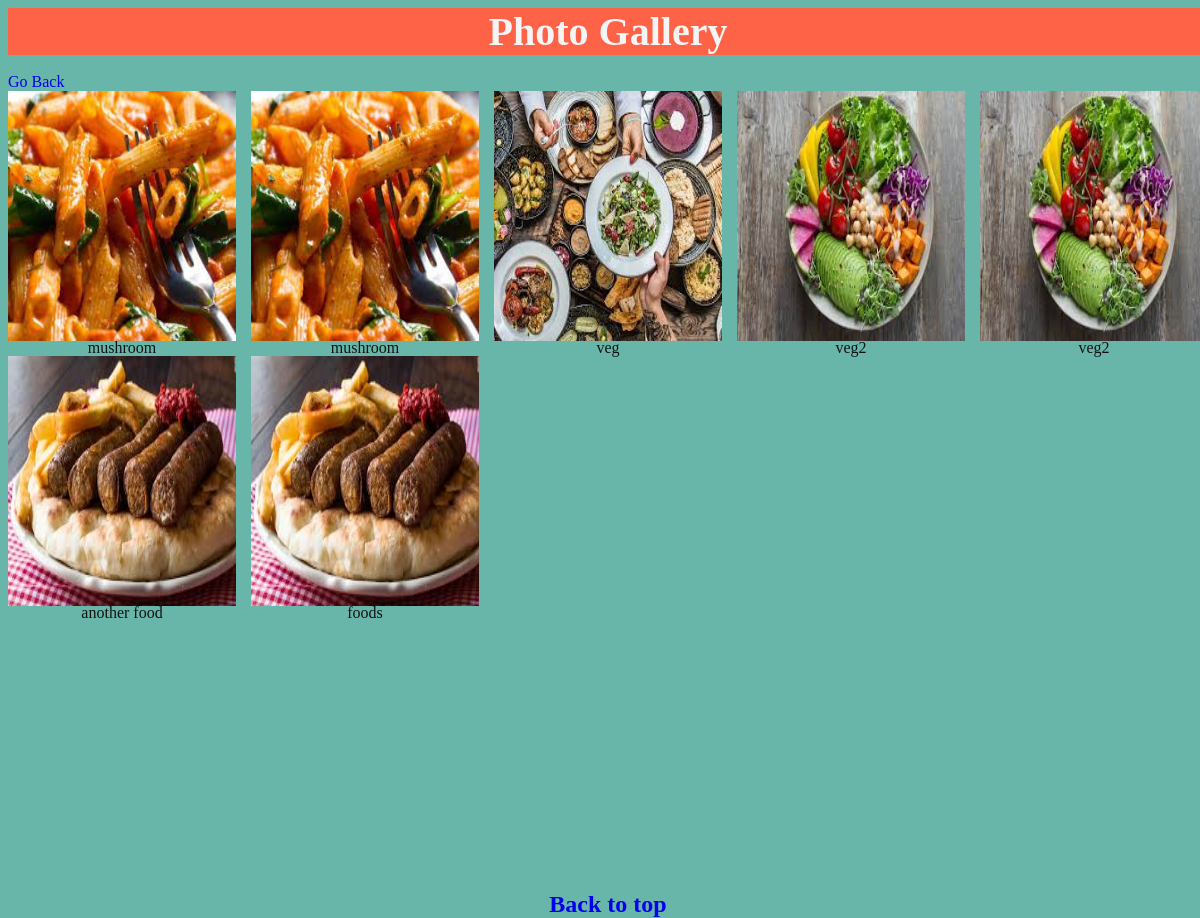
The page /photos/4/ on the database its author committed.
### photo/models.py (models this page shows, shortened)
class Picture(models.Model):
    category = models.ForeignKey("Category", on_delete = models.CASCADE)
    image = models.ImageField(upload_to = "pictures")
    description = models.CharField(max_length = 2000)
    date_added = models.DateTimeField(default = datetime.now)

### photo/views.py (the view)
# urls.py: path("photos/<int:pk>/", photos_view,name = "photos"),
def photos_view(request,pk):
    category = Category.objects.get(id=pk)
    pictures = Picture.objects.filter(category = category)
    context = {
        "category":category,
        'pictures':pictures
    }
    return render(request, "photos.html", context)

### templates/photos.html (shortened to what this page needs)
{% load static %}
<html lang="en">
<head>
    <link rel="stylesheet" href="{% static '/photos.css' %}">
</head>
<body>
    <div class="title" id="top">Photo Gallery</div><br>
    <a href="/">Go Back</a>
    <div class="container">
        {%for photo in pictures%}
        <div class="images">
            <img src="{{photo.image.url}}" alt="missing image" style = 'height:100%; width: 100%'>
            <p class="descriptions" style="margin-top: -2px;">{{photo.description}}</p>
        </div>
        {%endfor%}
    </div>
    <div class="container2"><a href="#top">Back to top</a></div>
</body>
</html>

### photo/static/photos.css (style rules this page uses)
.container { display: grid; grid-template-columns: repeat(auto-fit, minmax(200px,1fr)); grid-auto-rows: 250px; grid-gap: 15px; height: 100%; width: 100%; }
.images { justify-items: center; height: 100%; width: 100%; }
p { color: rgb(19, 18, 18) }
html { width: 100%; height: 100%; }
body { background-color: rgb(103, 182, 169); width: 100%; height: 100%; }
.title { display: flex; justify-content: center; background: tomato; text-align: center; font-weight: bold; color: whitesmoke; font-size: 2.5rem; }
a { text-decoration: none; }
.container2 { display: flex; justify-content: center; align-items: flex-start; color: white; font-weight: bold; font-size: 1.5rem; }

### rows shown on the page
Picture: image (picture), description "mushroom"
Picture: image (picture), description "mushroom"
Picture: image (picture), description "veg"
Picture: image (picture), description "veg2"
Picture: image (picture), description "veg2"
Picture: image (picture), description "another food"
Picture: image (picture), description "foods"
